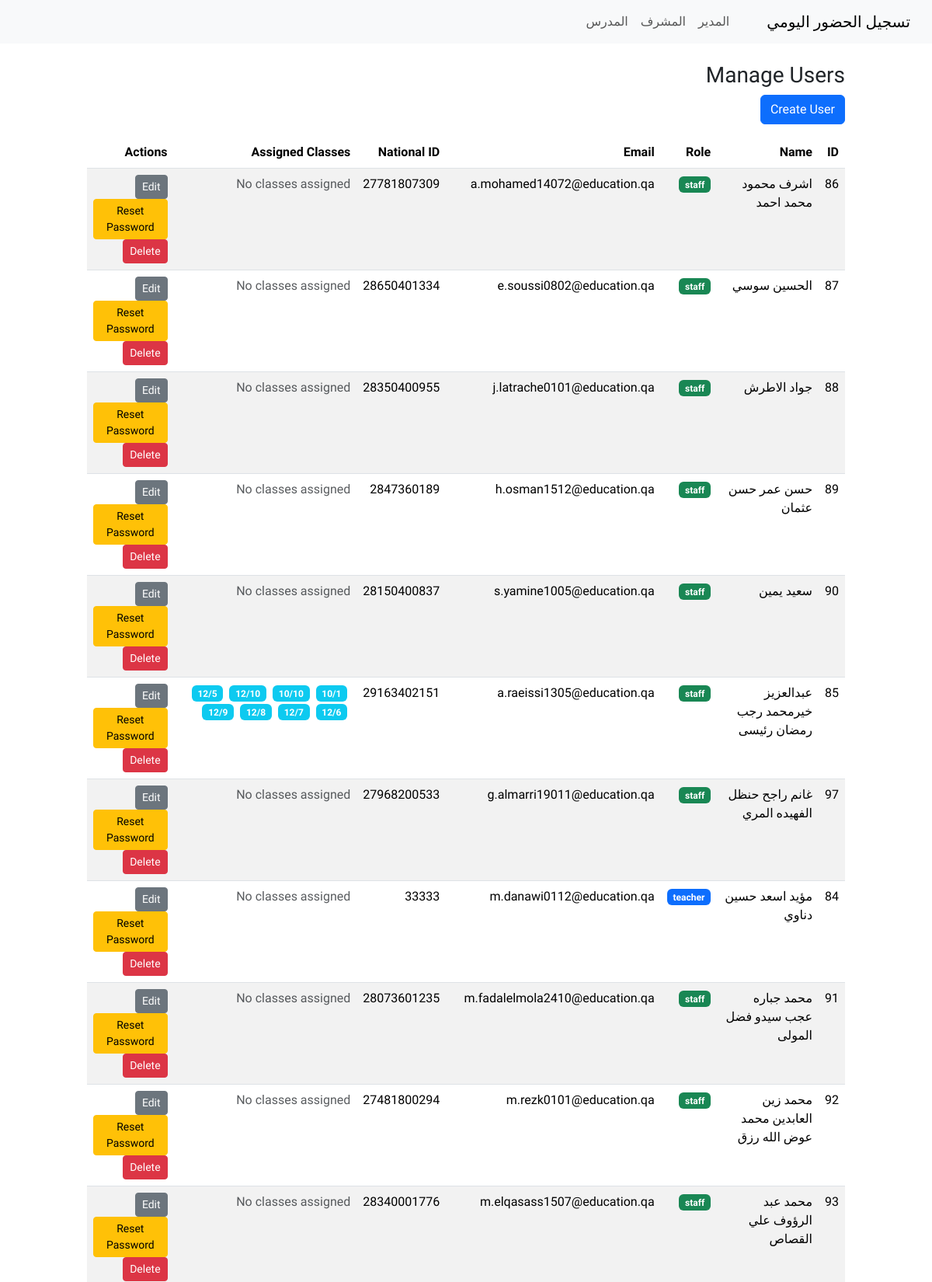
The app's page /admin/users (signed in, upper part) with its own data.
### tables this page shows
CREATE TABLE "user" (
	"id"	INTEGER NOT NULL,
	"name"	VARCHAR(150) NOT NULL,
	"role"	VARCHAR(50) NOT NULL,
	"password_hash"	VARCHAR(200),
	"national_id"	VARCHAR(50),
	"classes"	VARCHAR(200),
	"email"	VARCHAR(50),
	"emp_id"	VARCHAR(50),
	PRIMARY KEY("id")
);

CREATE TABLE school_class (
	id INTEGER NOT NULL, 
	name VARCHAR(120) NOT NULL, 
	PRIMARY KEY (id)
);

### app.py (the view)
@app.route('/admin/users')
@login_required
def admin_users():
    if not admin_required():
        return redirect(url_for('index'))
    conn = get_db()
    rows = conn.execute("SELECT * FROM user ORDER BY name").fetchall()
    users = [RowObject(r) for r in rows]
    classes_rows = conn.execute("SELECT * FROM school_class").fetchall()
    classes_dict = {str(r['id']): r['name'] for r in classes_rows}
    return render_template('admin_users.html', users=users, classes_dict=classes_dict)

### app.py (called while the page is built)
def get_db():
    db_conn = getattr(g, '_database', None)
    if db_conn is None:
        db_conn = sqlite3.connect(DATABASE, detect_types=sqlite3.PARSE_DECLTYPES)
        db_conn.row_factory = sqlite3.Row
        g._database = db_conn
    return db_conn

@login_manager.user_loader
def load_user(user_id):
    conn = get_db()
    row = conn.execute("SELECT * FROM user WHERE id = ?", (int(user_id),)).fetchone()
    return SimpleUser(row) if row else None

def admin_required():
    if not current_user.is_authenticated or current_user.role != 'admin':
        flash('Unauthorized', 'danger')
        return False
    return True

    def __getattr__(self, name):
        try:
            return self._r[name]
        except Exception:
            raise AttributeError(name)

### templates/admin_users.html (shortened to what this page needs)
{% extends 'layout.html' %}
{% block content %}
<h3>Manage Users</h3>
<a class="btn btn-primary mb-3" href="{{ url_for('admin_users_create') }}">Create User</a>
<table class="table table-striped">
    <thead>
        <tr>
            <th>ID</th>
            <th>Name</th>
            <th>Role</th>
            <th>Email</th>
            <th>National ID</th>
            <th>Assigned Classes</th>
            <th>Actions</th>
        </tr>
    </thead>
    <tbody>
        {% for u in users %}
        <tr>
            <td>{{u.id}}</td>
            <td>{{u.name}}</td>
            <td>
                <span
                    class="badge bg-{% if u.role=='admin' %}danger{% elif u.role=='teacher' %}primary{% elif u.role=='staff' %}success{% else %}secondary{% endif %}">
                    {{u.role}}
                </span>
            </td>
            <td>{{u.email or '-'}}</td>
            <td>{{u.national_id or '-'}}</td>
            <td>
                {% if (u.role == 'teacher' or u.role == 'staff') and u.classes %}
                {% set class_ids = u.classes.split(',') %}
                {% for cid in class_ids %}
                {% if cid.strip() %}
                <span class="badge bg-info me-1">{{ classes_dict.get(cid.strip(), 'Unknown') }}</span>
                {% endif %}
                {% endfor %}
                {% elif u.role == 'teacher' or u.role == 'staff' %}
                <span class="text-muted">No classes assigned</span>
                {% else %}
                <span class="text-muted">-</span>
                {% endif %}
            </td>
            <td>
                <a class="btn btn-sm btn-secondary" href="{{ url_for('admin_users_edit', user_id=u.id) }}">
                     Edit
                </a>
                <a class="btn btn-sm btn-warning" href="{{ url_for('admin_users_reset_password', user_id=u.id) }}">
                     Reset Password
                </a>
                <form method="post" action="{{ url_for('admin_users_delete', user_id=u.id) }}"
                    style="display:inline-block" onsubmit="return confirm('Delete user?')">
                    <button class="btn btn-sm btn-danger">
                         Delete
                    </button>
                </form>
            </td>
        </tr>
        {% endfor %}
    </tbody>
</table>
{% endblock %}

### static/css/style.css (style rules this page uses)
body { font-family: 'Tajawal', Tahoma, Geneva, Verdana, sans-serif; }

### records on screen
user: name "اشرف محمود محمد احمد", role "staff", email "a.mohamed14072@education.qa", national "27781807309"
user: name "الحسين سوسي", role "staff", email "e.soussi0802@education.qa", national "28650401334"
user: name "جواد الاطرش", role "staff", email "j.latrache0101@education.qa", national "28350400955"
user: name "حسن عمر حسن عثمان", role "staff", email "h.osman1512@education.qa", national "2847360189"
user: name "سعيد يمين", role "staff", email "s.yamine1005@education.qa", national "28150400837"
user: name "عبدالعزيز خيرمحمد رجب رمضان رئيسى", role "staff", email "a.raeissi1305@education.qa", national "29163402151"
school_class: get "10/1"
school_class: get "10/10"
school_class: get "12/10"
school_class: get "12/5"
school_class: get "12/6"
school_class: get "12/7"
school_class: get "12/8"
school_class: get "12/9"
user: name "غانم راجح حنظل الفهيده المري", role "staff", email "g.almarri19011@education.qa", national "27968200533"
user: name "مؤيد اسعد حسين دناوي", role "teacher", email "m.danawi0112@education.qa", national "33333"
user: name "محمد جباره عجب سيدو فضل المولى", role "staff", email "m.fadalelmola2410@education.qa", national "28073601235"
user: name "محمد زين العابدين محمد عوض الله رزق", role "staff", email "m.rezk0101@education.qa", national "27481800294"
user: name "محمد عبد الرؤوف علي القصاص", role "staff", email "m.elqasass1507@education.qa", national "28340001776"

### other values on screen
{{ u.id }} "86" "87" "88" "89" "90" "85" "97" "84" "91" "92" "93"
